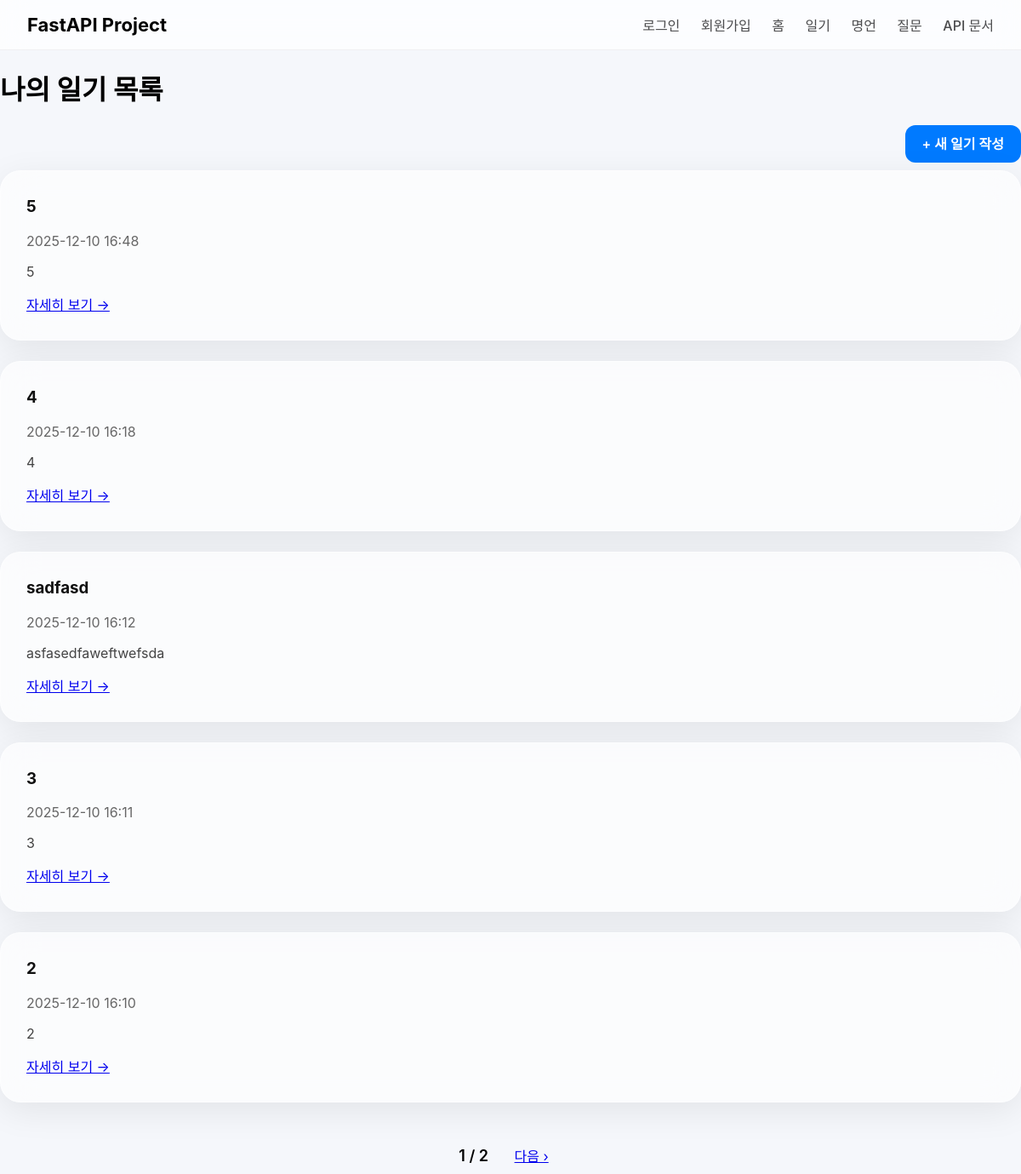
/diary/list, run on the app's committed database.
### app/models/diary.py (models this page shows)
class Diary(Base):
    __tablename__ = "diaries"
    id = Column(Integer, primary_key=True, index=True)
    user_id = Column(Integer, ForeignKey("users.id"))
    title = Column(String(255))
    content = Column(Text)
    image_path = Column(String(255), nullable=True)
    created_at = Column(DateTime, default=datetime.utcnow)
    updated_at = Column(DateTime, default=datetime.utcnow)
    user = relationship("User", back_populates="diaries")
    comments = relationship("Comment", back_populates="diary")

### app/routers/front.py (the view)
@router.get("/diary/list", response_class=HTMLResponse)
async def diary_list(request: Request, page: int = 1, db: Session = Depends(get_db)):
    user = get_logged_in_user(request, db)
    PAGE_SIZE = 5
    total = db.query(Diary).count()
    total_pages = (total + PAGE_SIZE - 1) // PAGE_SIZE
    diaries = (
        db.query(Diary)
        .order_by(Diary.created_at.desc())
        .offset((page - 1) * PAGE_SIZE)
        .limit(PAGE_SIZE)
        .all()
    )
    return templates.TemplateResponse(
        "diary_list.html",
        {
            "request": request,
            "user": user,
            "diaries": diaries,
            "page": page,
            "total_pages": total_pages,
        }
    )

### app/templates/diary_list.html (shortened to what this page needs)
{% extends "layout.html" %}
{% block content %}
<h1 class="fade-in" style="font-size:32px; margin-bottom:30px;">
    나의 일기 목록
</h1>
<div style="text-align:right; margin-bottom:20px;">
    <a href="/diary/create"
       style="
            background:#007aff;
            color:white;
            padding:12px 20px;
            border-radius:12px;
            text-decoration:none;
            font-weight:600;
        ">
        + 새 일기 작성
    </a>
</div>
<div class="diary-container">
    {% for diary in diaries %}
    <div class="card show" style="margin-bottom:24px;">
        <h3 style="margin-top:0;">
            <a href="/diary/detail/{{ diary.id}}" style="text-decoration:none; color:#111;">
                {{ diary.title if diary.title else "제목 없음" }}
            </a>
        </h3>
        <p style="color:#666; margin-top:8px;">
            {{ diary.created_at | to_kst | datetime_format("%Y-%m-%d %H:%M") }}
        </p>
        <p style="color:#444; margin-top:14px;">
            {{ diary.content[:120] }}{% if diary.content|length > 120 %}...{% endif %}
        </p>
        <a href="/diary/{{ diary.id }}" class="btn-light" style="margin-top:16px;">
            자세히 보기 →
        </a>
    </div>
    {% endfor %}
</div>
<div style="text-align:center; margin-top:40px;">
    <span style="font-size:18px; font-weight:600;">
        {{ page }} / {{ total_pages }}
    </span>
    {% if page < total_pages %}
    <a href="/diary/list?page={{ page + 1 }}"
       class="btn-light"
       style="display:inline-block; padding:10px 16px; margin-left:10px;">
        다음 ›
    </a>
    {% endif %}
</div>
{% endblock %}

### app/static/style.css (style rules this page uses)
body { font-family: 'SF Pro Display', -apple-system, BlinkMacSystemFont, sans-serif; background: #f5f7fb; margin: 0; }
.fade-in { animation: fade 0.7s ease-out; }
.card { background: rgba(255,255,255,0.6); backdrop-filter: blur(20px); border: 1px solid rgba(255,255,255,0.4); border-radius: 24px; box-shadow: 0 10px 40px rgba(0,0,0,0.08); padding: 30px; margin-bottom: 30px; animation: fade 0.6s ease-out; }

### data on the page
Diary: title "5", created_at|to_kst "2025-12-10 16:48", content "5"
Diary: title "4", created_at|to_kst "2025-12-10 16:18", content "4"
Diary: title "sadfasd", created_at|to_kst "2025-12-10 16:12", content "asfasedfaweftwefsda"
Diary: title "3", created_at|to_kst "2025-12-10 16:11", content "3"
Diary: title "2", created_at|to_kst "2025-12-10 16:10", content "2"

### other printed values
{{ page }} "1"
{{ total_pages }} "2"
